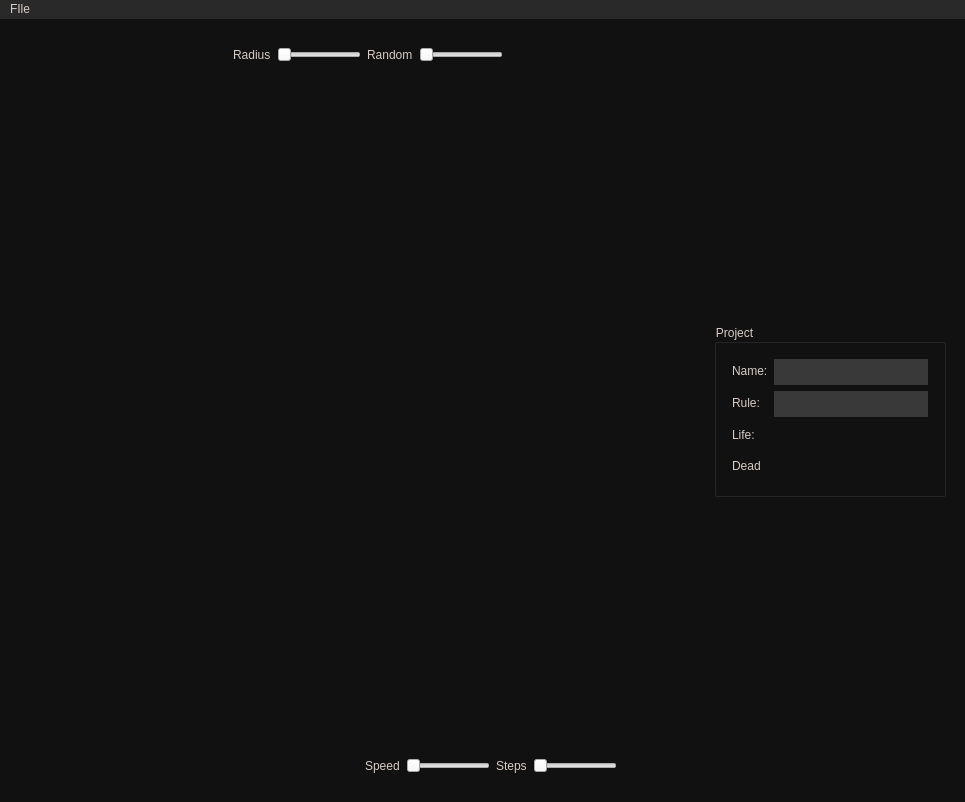
<?xml version="1.0" encoding="UTF-8"?>
<ui version="4.0">
 <class>Editor</class>
 <widget class="QMainWindow" name="Editor">
  <property name="geometry">
   <rect>
    <x>0</x>
    <y>0</y>
    <width>965</width>
    <height>802</height>
   </rect>
  </property>
  <property name="sizePolicy">
   <sizepolicy hsizetype="Preferred" vsizetype="Preferred">
    <horstretch>0</horstretch>
    <verstretch>0</verstretch>
   </sizepolicy>
  </property>
  <property name="windowTitle">
   <string>MainWindow</string>
  </property>
  <property name="styleSheet">
   <string notr="true">QMainWindow { background: #111111; }

QPushButton {
	padding: 10px;
	background: transparent;
	border: none;
	outline: none;
	color: #d9cbc5;
}
QPushButton:hover { background: #7a7a7a; }

* { color: #d9cbc5; }

QLineEdit, QListView {
	background: #393939;
	padding: 5px;
	border: none;
}

QMenu, QMenuBar { background: #292929; }
QMenu { padding: 0; }
QMenu::item:selected, QMenuBar::item:selected { background: #494949; }
QMenu::item:disabled:selected, QMenuBar::item:disabled:selected { background: transparent; }</string>
  </property>
  <widget class="QWidget" name="centralwidget">
   <property name="styleSheet">
    <string notr="true"/>
   </property>
   <layout class="QHBoxLayout" name="horizontalLayout_3">
    <property name="leftMargin">
     <number>10</number>
    </property>
    <property name="topMargin">
     <number>10</number>
    </property>
    <property name="rightMargin">
     <number>10</number>
    </property>
    <property name="bottomMargin">
     <number>10</number>
    </property>
    <item>
     <widget class="QWidget" name="toolsPanel" native="true">
      <property name="enabled">
       <bool>true</bool>
      </property>
      <property name="sizePolicy">
       <sizepolicy hsizetype="Fixed" vsizetype="Expanding">
        <horstretch>0</horstretch>
        <verstretch>0</verstretch>
       </sizepolicy>
      </property>
      <property name="contextMenuPolicy">
       <enum>Qt::DefaultContextMenu</enum>
      </property>
      <property name="layoutDirection">
       <enum>Qt::LeftToRight</enum>
      </property>
      <property name="styleSheet">
       <string notr="true"/>
      </property>
      <layout class="QVBoxLayout" name="verticalLayout">
       <property name="sizeConstraint">
        <enum>QLayout::SetMaximumSize</enum>
       </property>
       <property name="leftMargin">
        <number>0</number>
       </property>
       <property name="topMargin">
        <number>0</number>
       </property>
       <property name="rightMargin">
        <number>0</number>
       </property>
       <property name="bottomMargin">
        <number>0</number>
       </property>
       <item>
        <spacer name="verticalSpacer">
         <property name="orientation">
          <enum>Qt::Vertical</enum>
         </property>
         <property name="sizeHint" stdset="0">
          <size>
           <width>20</width>
           <height>40</height>
          </size>
         </property>
        </spacer>
       </item>
       <item>
        <widget class="QPushButton" name="move">
         <property name="sizePolicy">
          <sizepolicy hsizetype="Fixed" vsizetype="Fixed">
           <horstretch>0</horstretch>
           <verstretch>0</verstretch>
          </sizepolicy>
         </property>
         <property name="text">
          <string/>
         </property>
        </widget>
       </item>
       <item>
        <widget class="QPushButton" name="pencil">
         <property name="sizePolicy">
          <sizepolicy hsizetype="Fixed" vsizetype="Fixed">
           <horstretch>0</horstretch>
           <verstretch>0</verstretch>
          </sizepolicy>
         </property>
         <property name="text">
          <string/>
         </property>
        </widget>
       </item>
       <item>
        <widget class="QPushButton" name="inverter">
         <property name="sizePolicy">
          <sizepolicy hsizetype="Fixed" vsizetype="Fixed">
           <horstretch>0</horstretch>
           <verstretch>0</verstretch>
          </sizepolicy>
         </property>
         <property name="text">
          <string/>
         </property>
        </widget>
       </item>
       <item>
        <widget class="QPushButton" name="salt">
         <property name="sizePolicy">
          <sizepolicy hsizetype="Fixed" vsizetype="Fixed">
           <horstretch>0</horstretch>
           <verstretch>0</verstretch>
          </sizepolicy>
         </property>
         <property name="text">
          <string/>
         </property>
        </widget>
       </item>
       <item>
        <widget class="QPushButton" name="bucket">
         <property name="sizePolicy">
          <sizepolicy hsizetype="Fixed" vsizetype="Fixed">
           <horstretch>0</horstretch>
           <verstretch>0</verstretch>
          </sizepolicy>
         </property>
         <property name="text">
          <string/>
         </property>
        </widget>
       </item>
       <item>
        <widget class="QPushButton" name="select">
         <property name="sizePolicy">
          <sizepolicy hsizetype="Fixed" vsizetype="Fixed">
           <horstretch>0</horstretch>
           <verstretch>0</verstretch>
          </sizepolicy>
         </property>
         <property name="text">
          <string/>
         </property>
        </widget>
       </item>
       <item>
        <widget class="QPushButton" name="rectangle">
         <property name="sizePolicy">
          <sizepolicy hsizetype="Fixed" vsizetype="Fixed">
           <horstretch>0</horstretch>
           <verstretch>0</verstretch>
          </sizepolicy>
         </property>
         <property name="text">
          <string/>
         </property>
        </widget>
       </item>
       <item>
        <widget class="QPushButton" name="hand">
         <property name="sizePolicy">
          <sizepolicy hsizetype="Fixed" vsizetype="Fixed">
           <horstretch>0</horstretch>
           <verstretch>0</verstretch>
          </sizepolicy>
         </property>
         <property name="text">
          <string/>
         </property>
        </widget>
       </item>
       <item>
        <spacer name="toolSpacer">
         <property name="orientation">
          <enum>Qt::Vertical</enum>
         </property>
         <property name="sizeType">
          <enum>QSizePolicy::Expanding</enum>
         </property>
         <property name="sizeHint" stdset="0">
          <size>
           <width>20</width>
           <height>40</height>
          </size>
         </property>
        </spacer>
       </item>
      </layout>
     </widget>
    </item>
    <item>
     <layout class="QVBoxLayout" name="mainGroup">
      <item>
       <widget class="QWidget" name="editorPanel" native="true">
        <property name="sizePolicy">
         <sizepolicy hsizetype="Preferred" vsizetype="Fixed">
          <horstretch>0</horstretch>
          <verstretch>0</verstretch>
         </sizepolicy>
        </property>
        <layout class="QHBoxLayout" name="editorGroup">
         <item>
          <widget class="QPushButton" name="undo">
           <property name="enabled">
            <bool>true</bool>
           </property>
           <property name="sizePolicy">
            <sizepolicy hsizetype="Fixed" vsizetype="Fixed">
             <horstretch>0</horstretch>
             <verstretch>0</verstretch>
            </sizepolicy>
           </property>
           <property name="text">
            <string/>
           </property>
          </widget>
         </item>
         <item>
          <widget class="QPushButton" name="redo">
           <property name="enabled">
            <bool>true</bool>
           </property>
           <property name="sizePolicy">
            <sizepolicy hsizetype="Fixed" vsizetype="Fixed">
             <horstretch>0</horstretch>
             <verstretch>0</verstretch>
            </sizepolicy>
           </property>
           <property name="text">
            <string/>
           </property>
          </widget>
         </item>
         <item>
          <spacer name="horizontalSpacer_9">
           <property name="orientation">
            <enum>Qt::Horizontal</enum>
           </property>
           <property name="sizeType">
            <enum>QSizePolicy::Fixed</enum>
           </property>
           <property name="sizeHint" stdset="0">
            <size>
             <width>40</width>
             <height>20</height>
            </size>
           </property>
          </spacer>
         </item>
         <item>
          <widget class="QLabel" name="radius_label">
           <property name="text">
            <string>Radius</string>
           </property>
          </widget>
         </item>
         <item>
          <widget class="QSlider" name="radius_slider">
           <property name="sizePolicy">
            <sizepolicy hsizetype="Fixed" vsizetype="Fixed">
             <horstretch>0</horstretch>
             <verstretch>0</verstretch>
            </sizepolicy>
           </property>
           <property name="orientation">
            <enum>Qt::Horizontal</enum>
           </property>
          </widget>
         </item>
         <item>
          <widget class="QLabel" name="random_label">
           <property name="text">
            <string>Random</string>
           </property>
          </widget>
         </item>
         <item>
          <widget class="QSlider" name="random_slider">
           <property name="sizePolicy">
            <sizepolicy hsizetype="Fixed" vsizetype="Fixed">
             <horstretch>0</horstretch>
             <verstretch>0</verstretch>
            </sizepolicy>
           </property>
           <property name="orientation">
            <enum>Qt::Horizontal</enum>
           </property>
          </widget>
         </item>
         <item>
          <spacer name="horizontalSpacer_7">
           <property name="orientation">
            <enum>Qt::Horizontal</enum>
           </property>
           <property name="sizeHint" stdset="0">
            <size>
             <width>40</width>
             <height>20</height>
            </size>
           </property>
          </spacer>
         </item>
        </layout>
       </widget>
      </item>
      <item>
       <widget class="QWidget" name="board" native="true">
        <property name="minimumSize">
         <size>
          <width>500</width>
          <height>500</height>
         </size>
        </property>
        <property name="styleSheet">
         <string notr="true"/>
        </property>
       </widget>
      </item>
      <item>
       <widget class="QLabel" name="iterations_label">
        <property name="sizePolicy">
         <sizepolicy hsizetype="Preferred" vsizetype="Fixed">
          <horstretch>0</horstretch>
          <verstretch>0</verstretch>
         </sizepolicy>
        </property>
        <property name="text">
         <string/>
        </property>
        <property name="alignment">
         <set>Qt::AlignRight|Qt::AlignTrailing|Qt::AlignVCenter</set>
        </property>
       </widget>
      </item>
      <item>
       <widget class="QWidget" name="iterationPanel" native="true">
        <property name="sizePolicy">
         <sizepolicy hsizetype="Preferred" vsizetype="Fixed">
          <horstretch>0</horstretch>
          <verstretch>0</verstretch>
         </sizepolicy>
        </property>
        <layout class="QHBoxLayout" name="horizontalLayout_2">
         <item>
          <spacer name="horizontalSpacer">
           <property name="orientation">
            <enum>Qt::Horizontal</enum>
           </property>
           <property name="sizeHint" stdset="0">
            <size>
             <width>40</width>
             <height>20</height>
            </size>
           </property>
          </spacer>
         </item>
         <item>
          <widget class="QPushButton" name="stop">
           <property name="sizePolicy">
            <sizepolicy hsizetype="Fixed" vsizetype="Fixed">
             <horstretch>0</horstretch>
             <verstretch>0</verstretch>
            </sizepolicy>
           </property>
           <property name="text">
            <string/>
           </property>
          </widget>
         </item>
         <item>
          <widget class="QPushButton" name="play">
           <property name="enabled">
            <bool>true</bool>
           </property>
           <property name="sizePolicy">
            <sizepolicy hsizetype="Fixed" vsizetype="Fixed">
             <horstretch>0</horstretch>
             <verstretch>0</verstretch>
            </sizepolicy>
           </property>
           <property name="text">
            <string/>
           </property>
          </widget>
         </item>
         <item>
          <widget class="QPushButton" name="step">
           <property name="sizePolicy">
            <sizepolicy hsizetype="Fixed" vsizetype="Fixed">
             <horstretch>0</horstretch>
             <verstretch>0</verstretch>
            </sizepolicy>
           </property>
           <property name="text">
            <string/>
           </property>
          </widget>
         </item>
         <item>
          <spacer name="horizontalSpacer_8">
           <property name="orientation">
            <enum>Qt::Horizontal</enum>
           </property>
           <property name="sizeType">
            <enum>QSizePolicy::Fixed</enum>
           </property>
           <property name="sizeHint" stdset="0">
            <size>
             <width>40</width>
             <height>20</height>
            </size>
           </property>
          </spacer>
         </item>
         <item>
          <widget class="QLabel" name="speed_label">
           <property name="text">
            <string>Speed</string>
           </property>
          </widget>
         </item>
         <item>
          <widget class="QSlider" name="speed_slider">
           <property name="sizePolicy">
            <sizepolicy hsizetype="Fixed" vsizetype="Fixed">
             <horstretch>0</horstretch>
             <verstretch>0</verstretch>
            </sizepolicy>
           </property>
           <property name="orientation">
            <enum>Qt::Horizontal</enum>
           </property>
          </widget>
         </item>
         <item>
          <widget class="QLabel" name="steps_label">
           <property name="text">
            <string>Steps</string>
           </property>
          </widget>
         </item>
         <item>
          <widget class="QSlider" name="steps_slider">
           <property name="sizePolicy">
            <sizepolicy hsizetype="Fixed" vsizetype="Fixed">
             <horstretch>0</horstretch>
             <verstretch>0</verstretch>
            </sizepolicy>
           </property>
           <property name="orientation">
            <enum>Qt::Horizontal</enum>
           </property>
          </widget>
         </item>
         <item>
          <spacer name="horizontalSpacer_2">
           <property name="orientation">
            <enum>Qt::Horizontal</enum>
           </property>
           <property name="sizeHint" stdset="0">
            <size>
             <width>40</width>
             <height>20</height>
            </size>
           </property>
          </spacer>
         </item>
        </layout>
       </widget>
      </item>
     </layout>
    </item>
    <item>
     <widget class="QWidget" name="groups" native="true">
      <property name="sizePolicy">
       <sizepolicy hsizetype="Fixed" vsizetype="MinimumExpanding">
        <horstretch>0</horstretch>
        <verstretch>0</verstretch>
       </sizepolicy>
      </property>
      <property name="minimumSize">
       <size>
        <width>250</width>
        <height>0</height>
       </size>
      </property>
      <property name="maximumSize">
       <size>
        <width>250</width>
        <height>16777215</height>
       </size>
      </property>
      <layout class="QVBoxLayout" name="verticalLayout_3">
       <item>
        <spacer name="verticalSpacer_3">
         <property name="orientation">
          <enum>Qt::Vertical</enum>
         </property>
         <property name="sizeHint" stdset="0">
          <size>
           <width>20</width>
           <height>40</height>
          </size>
         </property>
        </spacer>
       </item>
       <item>
        <widget class="QGroupBox" name="projectGroup">
         <property name="sizePolicy">
          <sizepolicy hsizetype="Preferred" vsizetype="Maximum">
           <horstretch>0</horstretch>
           <verstretch>0</verstretch>
          </sizepolicy>
         </property>
         <property name="title">
          <string>Project</string>
         </property>
         <property name="flat">
          <bool>false</bool>
         </property>
         <property name="checkable">
          <bool>false</bool>
         </property>
         <layout class="QFormLayout" name="formLayout_3">
          <property name="leftMargin">
           <number>15</number>
          </property>
          <property name="topMargin">
           <number>15</number>
          </property>
          <property name="rightMargin">
           <number>15</number>
          </property>
          <property name="bottomMargin">
           <number>15</number>
          </property>
          <item row="0" column="0">
           <widget class="QLabel" name="label">
            <property name="text">
             <string>Name:</string>
            </property>
           </widget>
          </item>
          <item row="0" column="1">
           <widget class="QLineEdit" name="project_name"/>
          </item>
          <item row="1" column="0">
           <widget class="QLabel" name="Rule">
            <property name="text">
             <string>Rule:</string>
            </property>
           </widget>
          </item>
          <item row="1" column="1">
           <widget class="QLineEdit" name="project_rule"/>
          </item>
          <item row="2" column="0">
           <widget class="QLabel" name="life_label">
            <property name="text">
             <string>Life:</string>
            </property>
           </widget>
          </item>
          <item row="4" column="0">
           <widget class="QLabel" name="dead_label">
            <property name="text">
             <string>Dead</string>
            </property>
           </widget>
          </item>
          <item row="2" column="1">
           <widget class="QPushButton" name="life_button">
            <property name="sizePolicy">
             <sizepolicy hsizetype="Expanding" vsizetype="Fixed">
              <horstretch>0</horstretch>
              <verstretch>0</verstretch>
             </sizepolicy>
            </property>
            <property name="maximumSize">
             <size>
              <width>16777215</width>
              <height>25</height>
             </size>
            </property>
            <property name="text">
             <string/>
            </property>
           </widget>
          </item>
          <item row="4" column="1">
           <widget class="QPushButton" name="dead_button">
            <property name="sizePolicy">
             <sizepolicy hsizetype="Expanding" vsizetype="Fixed">
              <horstretch>0</horstretch>
              <verstretch>0</verstretch>
             </sizepolicy>
            </property>
            <property name="maximumSize">
             <size>
              <width>16777215</width>
              <height>25</height>
             </size>
            </property>
            <property name="text">
             <string/>
            </property>
           </widget>
          </item>
         </layout>
        </widget>
       </item>
       <item>
        <spacer name="verticalSpacer_2">
         <property name="orientation">
          <enum>Qt::Vertical</enum>
         </property>
         <property name="sizeHint" stdset="0">
          <size>
           <width>20</width>
           <height>40</height>
          </size>
         </property>
        </spacer>
       </item>
      </layout>
     </widget>
    </item>
   </layout>
  </widget>
  <widget class="QMenuBar" name="menubar">
   <property name="geometry">
    <rect>
     <x>0</x>
     <y>0</y>
     <width>965</width>
     <height>21</height>
    </rect>
   </property>
   <widget class="QMenu" name="menuFIle">
    <property name="title">
     <string>FIle</string>
    </property>
    <addaction name="action_new"/>
    <addaction name="action_open"/>
    <addaction name="action_save"/>
    <addaction name="action_close"/>
   </widget>
   <addaction name="menuFIle"/>
  </widget>
  <action name="action_new">
   <property name="text">
    <string>New</string>
   </property>
  </action>
  <action name="actionOpen">
   <property name="text">
    <string>Open</string>
   </property>
  </action>
  <action name="action_close">
   <property name="text">
    <string>Close</string>
   </property>
  </action>
  <action name="action_open">
   <property name="text">
    <string>Open</string>
   </property>
  </action>
  <action name="action_save">
   <property name="text">
    <string>Save</string>
   </property>
  </action>
 </widget>
 <resources/>
 <connections/>
</ui>
